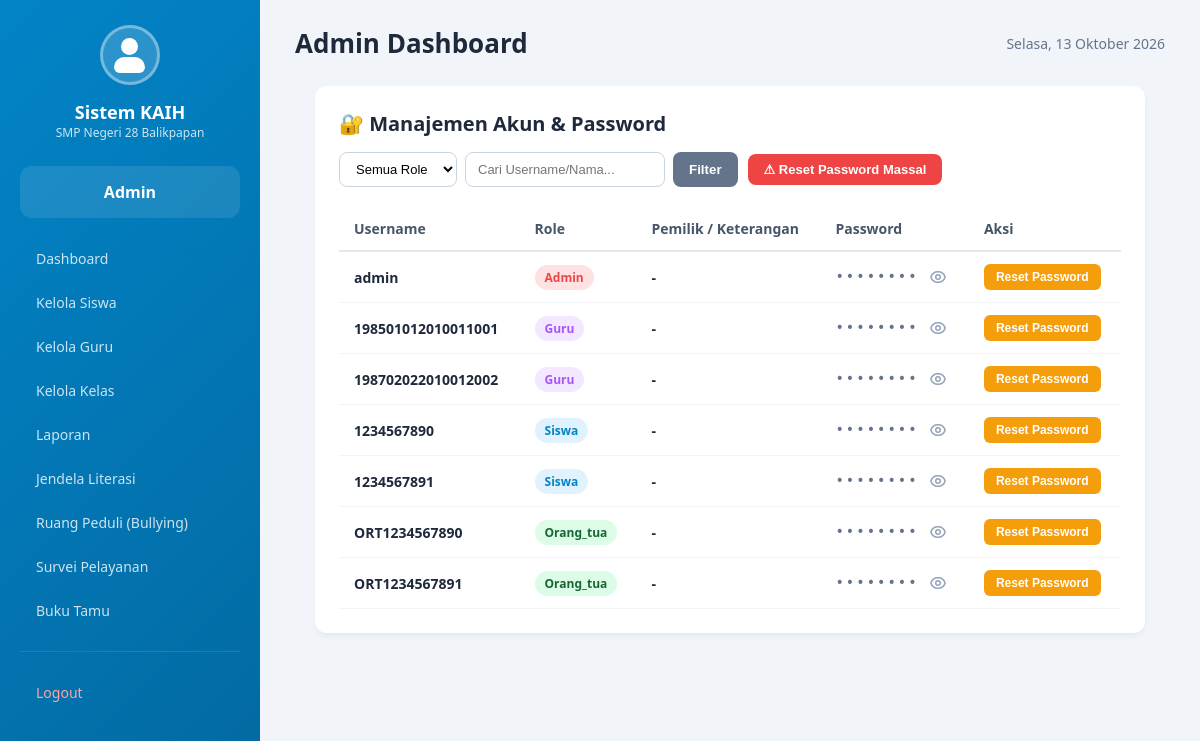
/aplikasi/admin/users.php (signed in), run on the app's committed database.
### tables this page shows
CREATE TABLE `users` (
  `id` bigint UNSIGNED NOT NULL,
  `username` varchar(50) NOT NULL,
  `password` varchar(255) NOT NULL,
  `role` enum('admin','guru','siswa','orang_tua') NOT NULL DEFAULT 'siswa',
  `guru_id` bigint UNSIGNED DEFAULT NULL,
  `siswa_id` bigint UNSIGNED DEFAULT NULL,
  `created_at` timestamp NULL DEFAULT NULL,
  `updated_at` timestamp NULL DEFAULT NULL
);

### aplikasi/admin/users.php (the view, shortened to what this page needs)
<?php
require_once '../../config/database.php';
$search = trim($_GET['q'] ?? '');
$query = "SELECT id, username, role, password FROM users WHERE 1=1";
$params = [];
$query .= " ORDER BY role ASC, username ASC";
$stmt = $pdo->prepare($query);
$stmt->execute($params);
$daftar_users = $stmt->fetchAll(PDO::FETCH_ASSOC);
require_once '../includes/header-kaih.php';
?>
<div class="table-container">
    <div style="display: flex; justify-content: space-between; align-items: center; margin-bottom: 20px; flex-wrap: wrap; gap: 15px;">
        <h3 style="margin: 0; font-size: 20px; color: #1e293b; display: flex; align-items: center; gap: 10px;">
            🔐 Manajemen Akun & Password
        </h3>
        <div style="display: flex; gap: 10px; align-items: center; flex-wrap: wrap;">
            <form method="GET" action="" style="display: flex; gap: 8px;">
                <select name="role" style="padding: 8px 12px; border: 1px solid #cbd5e1; border-radius: 8px; font-size: 13px; outline: none; background: white;">
                    <option value="">Semua Role</option>
                </select>
                <input type="text" name="q" value="<?php echo htmlspecialchars($search); ?>" placeholder="Cari Username/Nama..." style="padding: 8px 12px; border: 1px solid #cbd5e1; border-radius: 8px; font-size: 13px; outline: none; width: 200px;">
                <button type="submit" style="padding: 8px 16px; background: #64748b; color: white; border: none; border-radius: 8px; font-weight: 700; cursor: pointer;">Filter</button>
            </form>
            <button class="btn-reset-massal">
                ⚠ Reset Password Massal
            </button>
        </div>
    </div>
    <div style="overflow-x: auto;">
        <table class="table-kaih">
            <thead>
                <tr>
                    <th>Username</th>
                    <th>Role</th>
                    <th>Pemilik / Keterangan</th>
                    <th>Password</th>
                    <th>Aksi</th>
                </tr>
            </thead>
            <tbody>
                <?php if (empty($daftar_users)): ?>
                <tr>
                    <td colspan="5" style="text-align: center; color: #94a3b8; padding: 30px;">Tidak ada data akun ditemukan.</td>
                </tr>
                <?php else: ?>
                    <?php foreach ($daftar_users as $u):
                        $roleClass = 'role-siswa';
                        $roleText = strtolower($u['role']);
                        if ($roleText === 'admin') $roleClass = 'role-admin';
                        elseif ($roleText === 'guru') $roleClass = 'role-guru';
                        elseif (strpos($roleText, 'orang') !== false) $roleClass = 'role-orangtua';
                    ?>
                    <tr>
                        <td><?php echo htmlspecialchars($u['username']); ?></td>
                        <td>
                            <span class="badge-role <?php echo $roleClass; ?>">
                                <?php echo ucwords(htmlspecialchars($u['role'])); ?>
                            </span>
                        </td>
                        <td><?php echo htmlspecialchars($u['keterangan'] ?? '-'); ?></td>
                        <td>
                            <div style="display: flex; align-items: center; gap: 8px;">
                                <span id="pw-text-<?php echo $u['id']; ?>" style="font-family: monospace; letter-spacing: 2px; color: #64748b; font-size: 14px;">
                                    ••••••••
                                </span>
                                <button type="button"
                                        data-id="<?php echo $u['id']; ?>"
                                        data-pw="<?php echo htmlspecialchars($u['password']); ?>"
                                        onclick="togglePassword(this)"
                                        title="Tampilkan Password"
                                        style="background: none; border: none; cursor: pointer; color: #94a3b8; padding: 2px; display: flex; align-items: center; transition: 0.2s;">
                                    <svg id="pw-icon-<?php echo $u['id']; ?>" width="18" height="18" fill="none" stroke="currentColor" viewBox="0 0 24 24">
                                        <path stroke-linecap="round" stroke-linejoin="round" stroke-width="2" d="M15 12a3 3 0 11-6 0 3 3 0 016 0z"></path>
                                        <path stroke-linecap="round" stroke-linejoin="round" stroke-width="2" d="M2.458 12C3.732 7.943 7.523 5 12 5c4.478 0 8.268 2.943 9.542 7-1.274 4.057-5.064 7-9.542 7-4.477 0-8.268-2.943-9.542-7z"></path>
                                    </svg>
                                </button>
                            </div>
                        </td>
                        <td>
                            <button type="button" class="btn-reset" onclick="return confirm('Yakin ingin mereset password untuk akun <?php echo htmlspecialchars($u['username']); ?>?');">
                                Reset Password
                            </button>
                        </td>
                    </tr>
                    <?php endforeach; ?>
                <?php endif; ?>
            </tbody>
        </table>
    </div>
</div>

### aplikasi/includes/header-kaih.php (style rules this page uses)
* { margin: 0; padding: 0; box-sizing: border-box; }
body { font-family: 'Segoe UI', Tahoma, Geneva, Verdana, sans-serif; background: #f1f5f9; min-height: 100vh; }

### aplikasi/admin/users.php (style rules this page uses)
.table-container { background: #ffffff; border-radius: 12px; box-shadow: 0 4px 6px -1px rgba(0, 0, 0, 0.05); padding: 24px; margin: 20px; }
.table-kaih { width: 100%; border-collapse: collapse; font-size: 14px; }
.table-kaih th { text-align: left; padding: 12px 15px; border-bottom: 2px solid #e2e8f0; color: #475569; font-weight: 700; }
.table-kaih td { padding: 12px 15px; border-bottom: 1px solid #f1f5f9; color: #1e293b; font-weight: 600; }
.badge-role { padding: 4px 10px; border-radius: 20px; font-size: 12px; font-weight: 700; display: inline-block; }
.role-admin { background: #fee2e2; color: #ef4444; }
.role-guru { background: #f3e8ff; color: #a855f7; }
.role-siswa { background: #e0f2fe; color: #0284c7; }
.role-orangtua { background: #dcfce7; color: #166534; }
.btn-reset { background: #f59e0b; color: white; border: none; padding: 6px 12px; border-radius: 6px; font-size: 12px; font-weight: 700; cursor: pointer; transition: 0.2s; }
.btn-reset-massal { background: #ef4444; color: white; border: none; padding: 8px 16px; border-radius: 8px; font-size: 13px; font-weight: 700; cursor: pointer; }

### data on the page
users: username "admin", role "Admin", keterangan "-", $u['id'] 1 (drawn)
users: username "198501012010011001", role "Guru", keterangan "-"
users: username "198702022010012002", role "Guru", keterangan "-"
users: username "1234567890", role "Siswa", keterangan "-"
users: username "1234567891", role "Siswa", keterangan "-"
users: username "ORT1234567890", role "Orang_tua", keterangan "-"
users: username "ORT1234567891", role "Orang_tua", keterangan "-"

### other printed values
$sidebarLabel "Admin"
$role "Admin"
tanggalIndo() "Selasa, 13 Oktober 2026"
